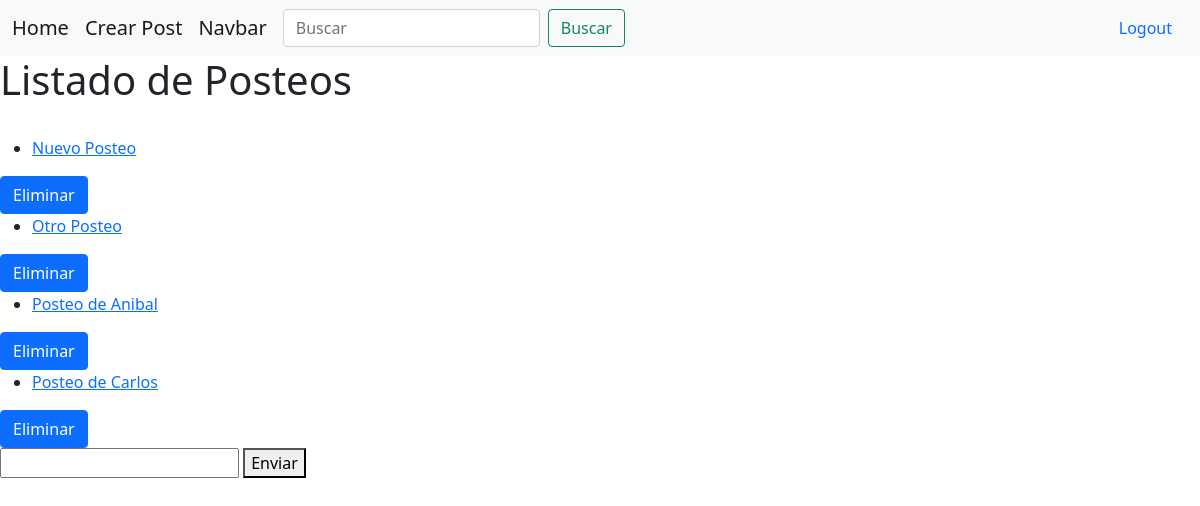
The app's page /posteos/ (signed in), older data.
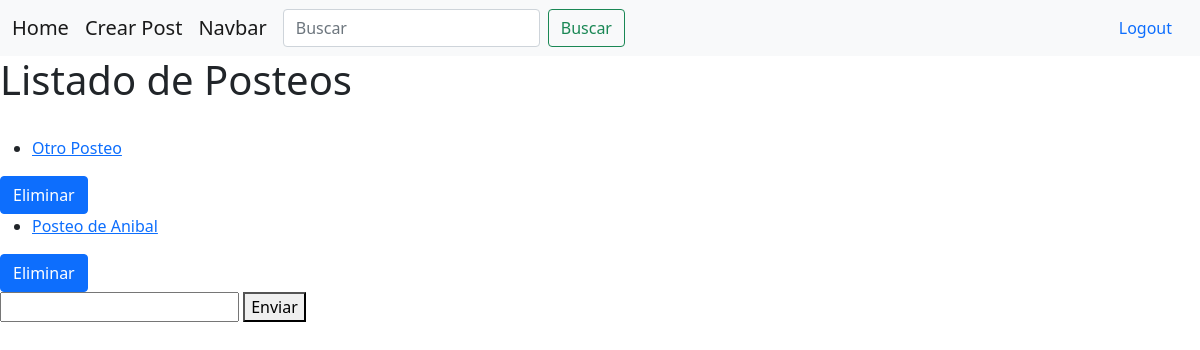
The same page, newer data.
### blog/models.py (models this page shows, shortened)
class Post(models.Model):
    TZ = [
        ("EU", "EUROPE"),
        ("AS", "ASIA"),
        ("US", "UNITED STATES"),
    ]
    title = models.CharField(max_length=100, verbose_name='Titulo del Posteo')
    content = models.TextField(verbose_name='Contenido del Posteo', max_length=256, blank=True, null=True)
    author = models.ForeignKey(User, on_delete=models.CASCADE, verbose_name='Author del Posteo')
    created_at = models.DateTimeField(auto_now_add=True, verbose_name='Fecha de Creacion del Post')
    tzone = models.CharField(choices=TZ, verbose_name='Zona Horaria', max_length=10)

### blog/views.py (the view)
# urls.py: path('posteos/', PostListView.as_view(), name='posteos'),
class PostListView(LoginRequiredMixin, ListView):
    model = Post
    template_name = 'blog/posteos.html'
    context_object_name = 'context'
    def get_queryset(self):
        queryset = super().get_queryset()
        filtro = self.request.GET.get('filtro')
        if filtro:
            queryset = queryset.filter(title__contains=filtro)
        return queryset

### blog/views.py (called while the page is built)
    @method_decorator(login_required)
    def dispatch(self, request, *args, **kwargs):
        print(request.user.is_authenticated)
        return super().dispatch(request,*args,**kwargs)

### blog/templates/blog/posteos.html (shortened to what this page needs)
{% extends 'blog/base_layout.html' %}
{% block content %}
<div>
    <h1>Listado de Posteos</h1>
    <br>
    <div>
        {% for post in context %}
            <ul>
                <li>
                    <p><a href="{% url 'modificar_posteo' post.id %}">{{post.title}}</a></p>
                </li>
            </ul>
            <form action="{% url 'eliminar_posteo' post.id %}" method='POST'>
                <button class="btn btn-primary" type="submit">Eliminar</button>
            </form>
        {% endfor %}
    </div>
</div>
<form action="" method='GET'>
    <input type="text" name='segundo_filtro'>
    <button type="submit">Enviar</button>
</form>
{% endblock  %}

Row changes from the older to the newer data that the page shows:
removed Post: title "Nuevo Posteo"
removed Post: title "Posteo de Carlos"
